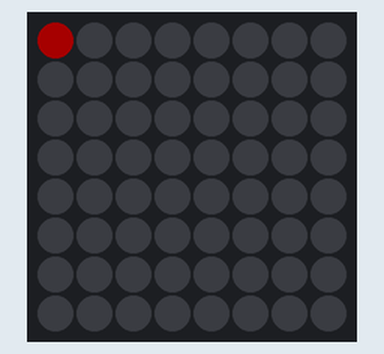
This sketch was run on a simulated Arduino Uno, built with avr-gcc and run on an emulated ATmega328P. Shown: 8×8 RGB LED matrix (first LED top left, wired row by row). Dim RGB values are drawn brighter than linear; random numbers use the default seed unless the sketch sets one.

Above: at 0.1 s.
At 0.7 s:
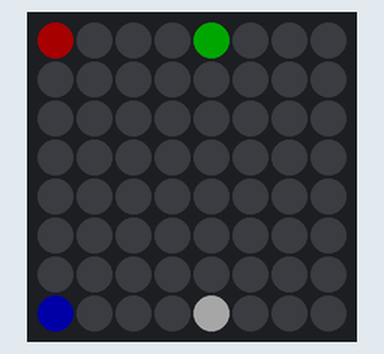
At 1.3 s:
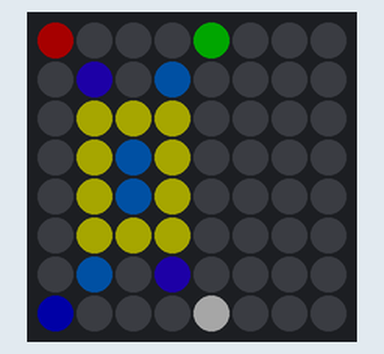
At 3.8 s:
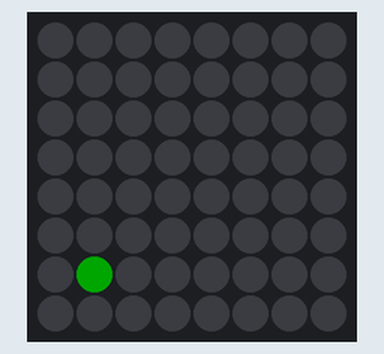
At 6.8 s:
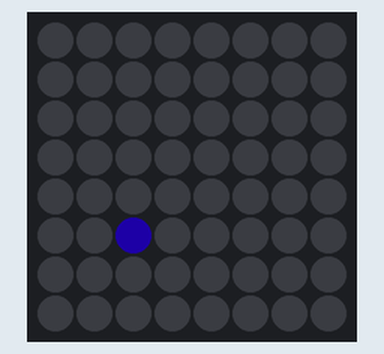
At 8.9 s:
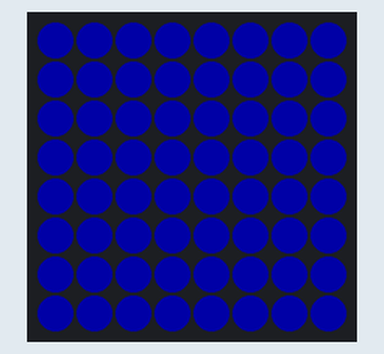

The sketch:

code.ino
```cpp
/*  NeoPixel Shield example sketch
 *
 * This sketch shows you how to draw graphics on an Adafruit NeoPixel shield.
 *
 *
 *
 * Components
 * ----------
 *  - Arduino Uno
 *  - Adafruit NeoPixel Shield
 *
 *
 *  Libraries
 *  ---------
 *  - Adafruit_GFX
 *  - Adafruit_NeoMatrix
 *  - Adafruit_NeoPixel
 *
 * Connections
 * -----------
 *
 *  Just plug the shield on your Arduino Uno
 *
 *
 * Other information
 * -----------------
 *  Adafruit Neopixels Shield product page: https://www.adafruit.com/products/1430
 *  Color chooser for RGB values: http://www.colorschemer.com/online.html
 *  Adafruit GXF library documentation: https://cdn-learn.adafruit.com/downloads/pdf/adafruit-gfx-graphics-library.pdf
 *  Adafruit Neomatrix library: https://github.com/adafruit/Adafruit_NeoMatrix
 *  Adafruit Neopixel library: https://github.com/adafruit/Adafruit_NeoPixel
 *  Adafruit Neopixel Uberguide: https://learn.adafruit.com/adafruit-neopixel-uberguide
 *
 *  Created on April 4 2017 by Peter Dalmaris
 *
 */


#include <Adafruit_GFX.h>
#include <Adafruit_NeoMatrix.h>
#include <Adafruit_NeoPixel.h>

#define PIN 6

// MATRIX DECLARATION:
// Parameter 1 = width of NeoPixel matrix
// Parameter 2 = height of matrix
// Parameter 3 = pin number (most are valid)
// Parameter 4 = matrix layout flags, add together as needed:
//   NEO_MATRIX_TOP, NEO_MATRIX_BOTTOM, NEO_MATRIX_LEFT, NEO_MATRIX_RIGHT:
//     Position of the FIRST LED in the matrix; pick two, e.g.
//     NEO_MATRIX_TOP + NEO_MATRIX_LEFT for the top-left corner.
//   NEO_MATRIX_ROWS, NEO_MATRIX_COLUMNS: LEDs are arranged in horizontal
//     rows or in vertical columns, respectively; pick one or the other.
//   NEO_MATRIX_PROGRESSIVE, NEO_MATRIX_ZIGZAG: all rows/columns proceed
//     in the same order, or alternate lines reverse direction; pick one.
//   See example below for these values in action.
// Parameter 5 = pixel type flags, add together as needed:
//   NEO_KHZ800  800 KHz bitstream (most NeoPixel products w/WS2812 LEDs)
//   NEO_KHZ400  400 KHz (classic 'v1' (not v2) FLORA pixels, WS2811 drivers)
//   NEO_GRB     Pixels are wired for GRB bitstream (most NeoPixel products)
//   NEO_RGB     Pixels are wired for RGB bitstream (v1 FLORA pixels, not v2)
Adafruit_NeoMatrix matrix = Adafruit_NeoMatrix(8, 8, PIN,
  NEO_MATRIX_TOP     + NEO_MATRIX_RIGHT +
  NEO_MATRIX_COLUMNS + NEO_MATRIX_PROGRESSIVE,
  NEO_GRB            + NEO_KHZ800);

const uint16_t colors[] = {
      matrix.Color(255, 0, 0),       // RED
      matrix.Color(0, 255, 0),       // GREEN
      matrix.Color(0, 0, 255),       // BLUE
      matrix.Color(255, 255, 255),   // WHITE
      matrix.Color(128,0,255),       // PURPLE
      matrix.Color(0,184,245),       // LIGHT BLUE
      matrix.Color(255,255,0),       // YELLOW
      };

//int x    = matrix.width();
//int y    = matrix.height();


void setup() {
    matrix.begin();
   // matrix.setTextWrap(false);
    matrix.setBrightness(40);

  // Fill the matrix with some random colors
//  matrix.fillScreen(colors[random(0, 6)]);
//  matrix.show();delay(200);
//  matrix.fillScreen(colors[random(0, 6)]);
//  matrix.show();delay(200);
//  matrix.fillScreen(colors[random(0, 6)]);
//  matrix.show();delay(200);
//
//  matrix.fillScreen(0);
//  matrix.show();delay(200);

     // Draw pixels
  matrix.drawPixel(0, 0, colors[0]);
  matrix.show();delay(200);
  matrix.drawPixel(4, 0, colors[1]);
  matrix.show();delay(200);
  matrix.drawPixel(0, 7, colors[2]);
  matrix.show();delay(200);
  matrix.drawPixel(4, 7, colors[3]);
  matrix.show();delay(200);
//
//  // Draw lines
  matrix.drawLine(1, 1, 3, 6, colors[4]);
  matrix.show();delay(200);
  matrix.drawLine(3, 1, 1, 6, colors[5]);
  matrix.show();delay(200);
//
//  // Draw box
  matrix.drawRect(1, 2, 3, 4, colors[6]);
  matrix.show();delay(200);
//
  delay(2000);
  matrix.fillScreen(0);
  matrix.show();
//
//  // Draw pixels at random locations, random colors
  for (int i = 0; i < 50; i++)
  {
    matrix.drawPixel(random(0, 4), random(0, 7), colors[random(0, 6)]);
    matrix.show();
    delay(100);
    matrix.fillScreen(0);
  }

  matrix.fillScreen(colors[random(0, 6)]);
  matrix.show();
}

void loop() {

}
```

Measured:
- what the display in image 2 shows lasts 2.2 s, from 1.3 s to 3.5 s
